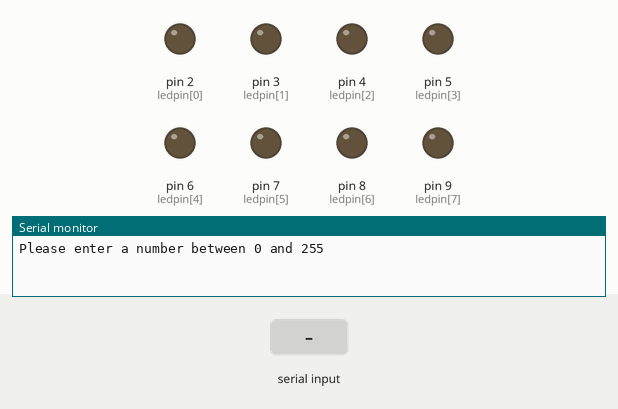
A sketch run on a simulated Arduino Uno, built with avr-gcc and run on an emulated ATmega328P. On the bench: output pins drawn as LEDs (lit = HIGH), the last lines printed to the serial monitor. The inputs (shaded band) are chosen by the test bench.

Above: at 1.2 s.
1.3 s: "90,45\n" received over Serial
At 1.9 s:
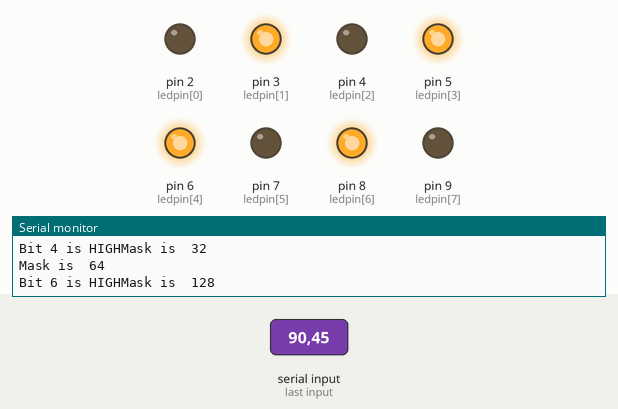
5.8 s: "200\n" received over Serial
At 8.0 s:
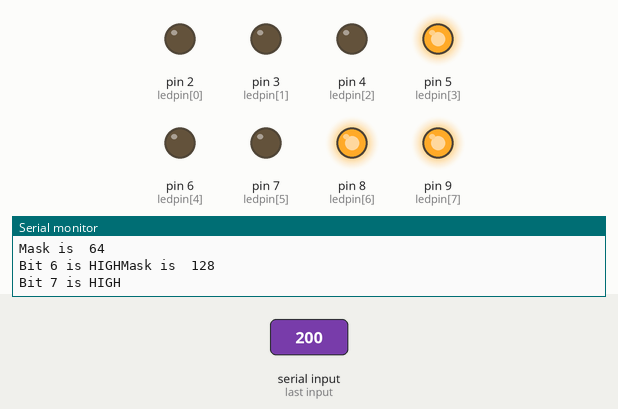
8.8 s: "30,150\n" received over Serial
At 11.4 s:
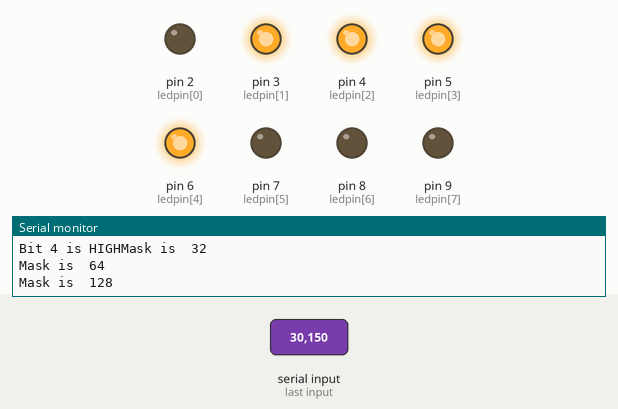
14.8 s: "5\n" received over Serial
At 17.6 s:
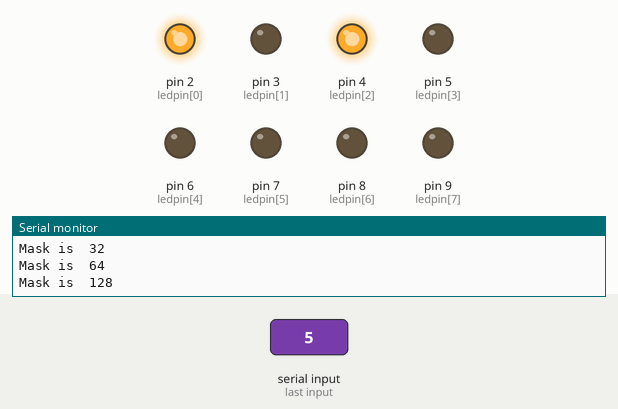
17.8 s: "30,150\n" received over Serial
At 20.04 s:
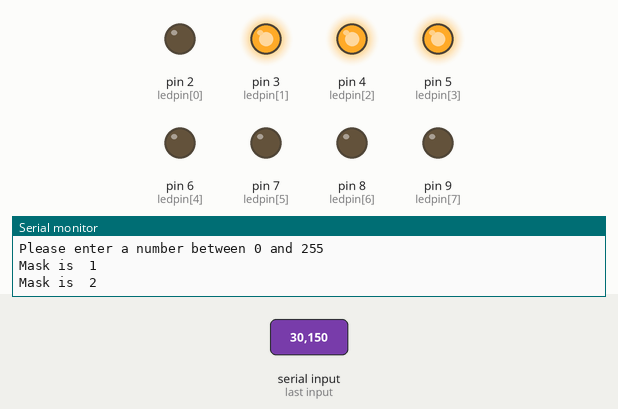
Timing chart, 0 to 21.6 s (numbered marks = the images above; inputs shaded):
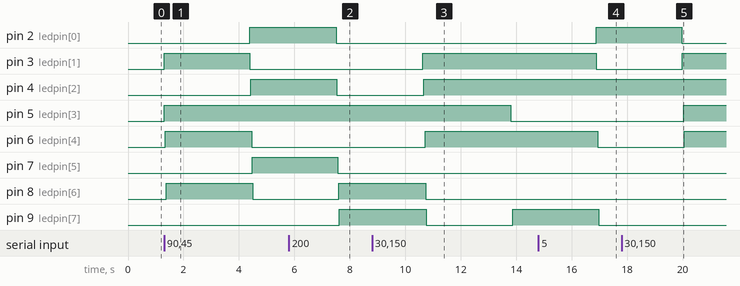

Measured:
- after the input at 1.3 s, pin 2 (ledpin[0]), pin 4 (ledpin[2]): LOW → HIGH after 3.1 s; pin 3 (ledpin[1]), pin 6 (ledpin[4]): LOW → HIGH at once, → LOW 3.1 s later; pin 5 (ledpin[3]): LOW → HIGH at once; pin 7 (ledpin[5]): LOW → HIGH after 3.2 s; pin 8 (ledpin[6]): LOW → HIGH after 0.07 s, → LOW 3.1 s later
- after the input at 5.8 s, pin 2 (ledpin[0]), pin 4 (ledpin[2]): HIGH → LOW after 1.7 s instead of 2.7 s; pin 5 (ledpin[3]): stays HIGH (without the input it goes to LOW after 2.7 s); pin 7 (ledpin[5]): HIGH → LOW after 1.8 s instead of 2.7 s; pin 8 (ledpin[6]), pin 9 (ledpin[7]): LOW → HIGH after 1.8 s
- after the input at 8.8 s, pin 3 (ledpin[1]): LOW → HIGH after 1.8 s; pin 4 (ledpin[2]), pin 6 (ledpin[4]): LOW → HIGH after 1.9 s; pin 5 (ledpin[3]): HIGH → LOW after 5.0 s instead of 2.8 s; pin 8 (ledpin[6]): HIGH → LOW after 1.9 s instead of 2.8 s; pin 9 (ledpin[7]): HIGH → LOW after 2.0 s instead of 2.9 s
- after the input at 14.8 s, pin 2 (ledpin[0]): LOW → HIGH after 2.1 s; pin 3 (ledpin[1]), pin 6 (ledpin[4]): HIGH → LOW after 2.1 s; pin 9 (ledpin[7]): HIGH → LOW after 2.2 s
- after the input at 17.8 s, pin 2 (ledpin[0]): HIGH → LOW after 2.2 s instead of 3.2 s; pin 3 (ledpin[1]), pin 5 (ledpin[3]): LOW → HIGH after 2.2 s; pin 4 (ledpin[2]): stays HIGH (without the input it goes to LOW after 3.2 s); pin 6 (ledpin[4]): LOW → HIGH after 2.3 s

The sketch:

Lab_1_Part_3.ino
```cpp
//Global Variables
int ledpin[8] = {2, 3, 4, 5, 6, 7, 8, 9};
int ledpin_size = sizeof(ledpin)/sizeof(ledpin[0]);


void setup() {
  Serial.begin(9600);
  // put your setup code here, to run once:
  for (int i = 0; i < ledpin_size; i++){ // step through the LED array elements
    pinMode(ledpin[i], OUTPUT); // make all LEDs outputs
  }
}
int mynum = 0,
    mynum_prev = mynum;

void loop() {
  Serial.println("Please enter a number between 0 and 255");
  // put your main code here, to run repeatedly:
  while(mynum == mynum_prev){ // wait for mynum to change
    mynum = Serial.parseInt(); // get the user integer input
  }

  int mask = 0b00000001;
  for (int i = 0; i < ledpin_size; i++){ // step through the LED array elements
    Serial.print("Mask is\t");
    Serial.println(mask);
    if (mynum & mask) {
      Serial.print("Bit ");
      Serial.print(i);
      Serial.print(" is HIGH");
      digitalWrite(ledpin[i], HIGH);
    }
    else {
      digitalWrite(ledpin[i], LOW);
    }
    mask = mask << 1; // shift to the next bit
  }
  mynum_prev = mynum; //set the previous number to now be the new number
  delay(3000);
}

//  int mynum = 0,
//      mask = 0b00000001;
//  for ( ; mynum <256; mynum++){
//
//    for (int i = 0; i < ledpin_size; i++){ // step through the LED array elements
//      //Serial.print("Mask is\t");
//      //Serial.println(mask);
//      if (mynum & mask) {
//        digitalWrite(ledpin[i], HIGH);
//      }
//      else {
//        digitalWrite(ledpin[i], LOW);
//      }
//      mask = mask << 1; // shift to the next bit
//    }
//    //delay(250);
//    for (int i = 0; i < ledpin_size; i++){ // step through the LED array elements
//      digitalWrite(ledpin[i], LOW);
//    }
//
//    Serial.println(mynum);
//  }
```
